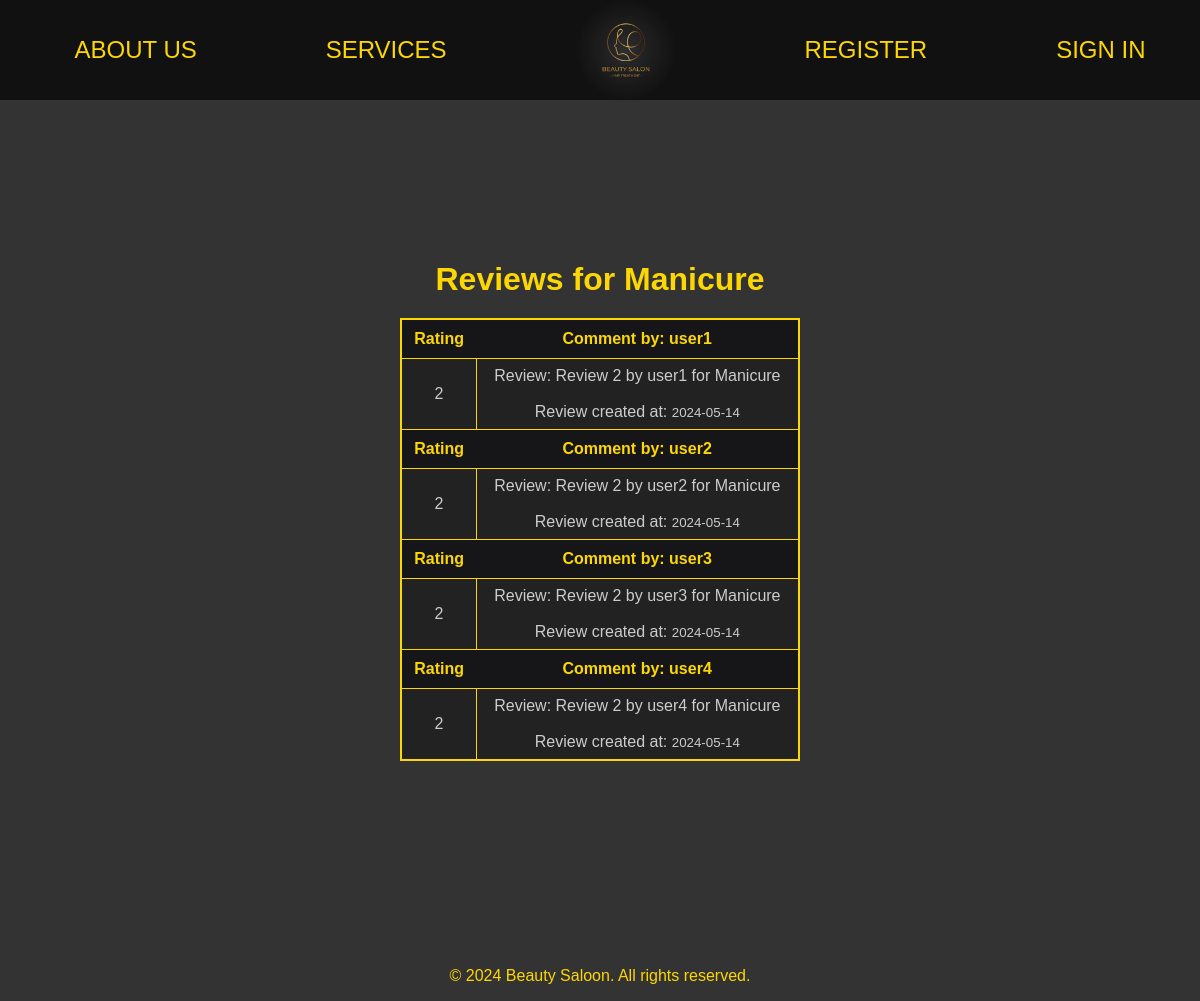
The page /reviews/2/ on the database as committed earlier.
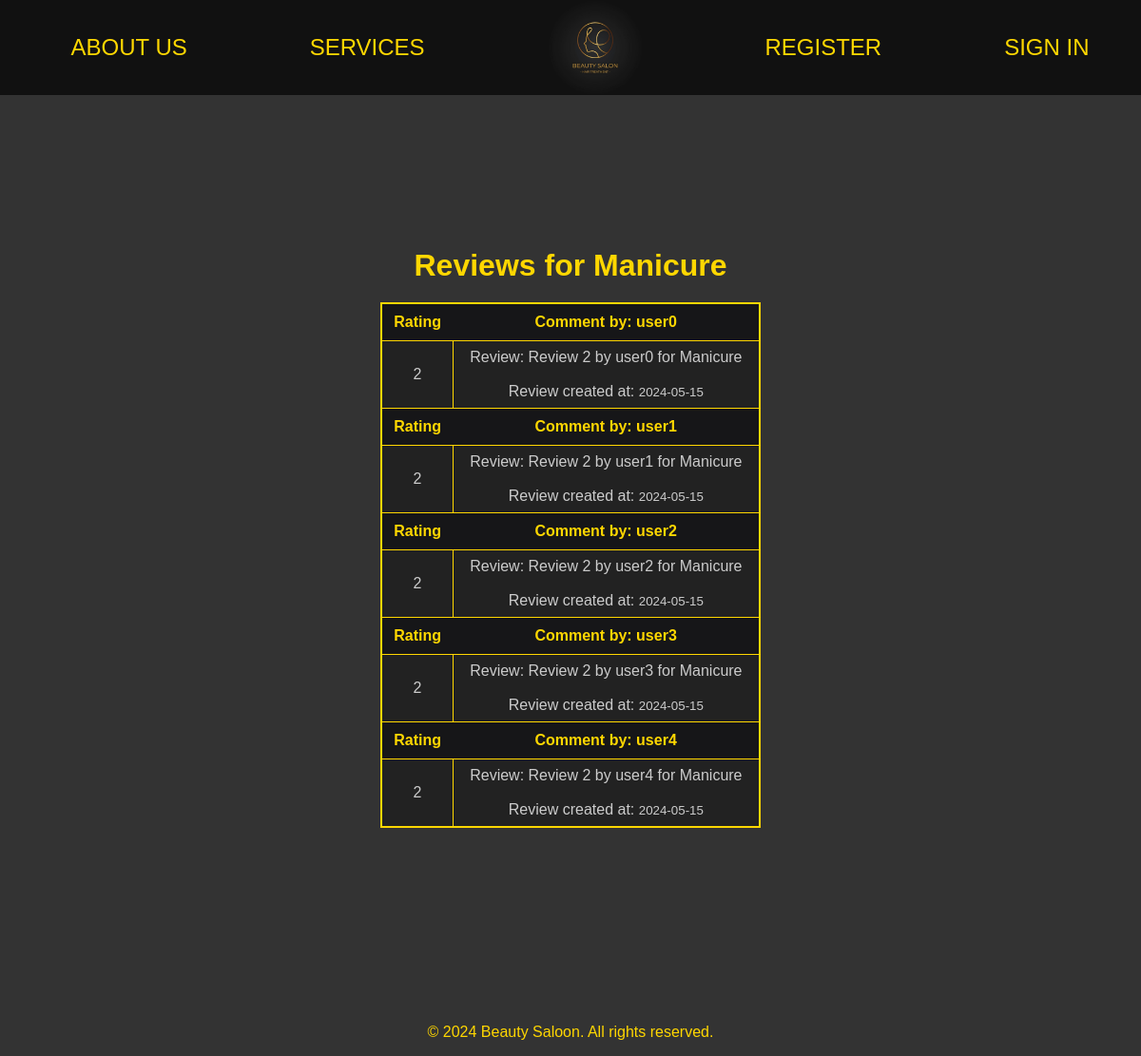
The same page on the database as committed later.
### booking/models.py (models this page shows, shortened)
class Service(models.Model):
    name = models.CharField(max_length=100)
    description = models.TextField()
    duration = models.DurationField()
    price = models.DecimalField(max_digits=6, decimal_places=2)

class Review(models.Model):
    booking = models.ForeignKey(Booking, on_delete=models.CASCADE)
    rating = models.IntegerField(default=1, choices=[(i, i) for i in range(1, 6)])
    comment = models.TextField()
    created_at = models.DateTimeField(auto_now_add=True)

class Booking(models.Model):
    customer = models.ForeignKey(Customer, on_delete=models.CASCADE)
    service = models.ForeignKey(Service, on_delete=models.CASCADE)
    service_provider = models.ForeignKey(ServiceProvider, on_delete=models.CASCADE)
    appointment_datetime = models.DateTimeField(
        default=timezone.now)  # TODO удалить default при релизе, нужен для заполнения бд командой
    created_at = models.DateTimeField(default=timezone.now)

class BaseProfile(models.Model):
    user = models.OneToOneField(User, on_delete=models.CASCADE)
    phone = models.CharField(max_length=20)
    birth_date = models.DateField(null=True, blank=True)
    class Meta:
        abstract = True

class Customer(BaseProfile):
    pass

### booking/views/review.py (the view)
# urls.py: path('reviews/<int:service_id>/', service_reviews, name='service_reviews'),
def service_reviews(request, service_id):
    service = get_object_or_404(Service, id=service_id)
    reviews = Review.objects.filter(booking__service=service).select_related('booking', 'booking__customer')
    return render(request, 'reviews.html', {'service': service, 'reviews': reviews})

### booking/templates/reviews.html
{% extends 'base.html' %}
{% block content %}
<div class="reviews-container">
    <h1>Reviews for {{ service.name }}</h1>
    <table>
        {% for review in reviews %}
        <tr>
            <th>Rating</th>
            <th><strong>Comment by: {{ review.booking.customer.user.username }}</strong><br></th>
        </tr>
        <tr>
            <td>{{ review.rating }}</td>
            <td>
                Review: {{ review.comment }}<br><br>
                Review created at: <small>{{ review.created_at|date:"Y-m-d" }}</small>
            </td>
        </tr>
        {% empty %}
            <h3>No reviews available.</h3>
        {% endfor %}
    </table>
</div>
{% endblock %}

### booking/templates/base.html (shortened to what this page needs)
<!DOCTYPE html>
{% load static %}
<html lang="en">
<head>
    <link rel="stylesheet" href="{% static 'css/style.css' %}">
</head>
<body>
<header>
    <nav class="nav-container">
        <ul class="navlist">
            <li><a href="{% url 'about_us' %}" class="nav-link">ABOUT US</a></li>
            <li><a href="{% url 'services' %}" class="nav-link">SERVICES</a></li>
            <li><a href="{% url 'main' %}" class="nav-link"><img src="{% static 'images/main_logo.png' %}"alt="Logo"></a></li>
            {% if request.user.is_authenticated %}
            {% if request.user.is_staff %}
            <li><a href="{% url 'manager_profile' %}" class="nav-link">MANAGER PROFILE</a></li>
            {% else %}
            <li><a href="{% url 'user_profile' %}" class="nav-link">PROFILE</a></li>
            {% endif %}
            <li><a href="{% url 'logout' %}" class="nav-link">LOGOUT</a></li>
            {% else %}
            <li><a href="{% url 'signup' %}" class="nav-link">REGISTER</a></li>
            <li><a href="{% url 'login' %}" class="nav-link">SIGN IN</a></li>
            {% endif %}
        </ul>
    </nav>
</header>
<main>
    {% block content %}
    {% endblock %}
</main>
<footer>
    <p>© 2024 Beauty Saloon. All rights reserved.</p>
</footer>
</body>
</html>

### booking/static/css/style.css (style rules this page uses)
body { margin: 0; font-family: 'Fira Sans', sans-serif; background-color: #333; color: #ccc; }
footer { color: gold; text-align: center; position: absolute; bottom: 0; width: 100%; }
main { padding: 200px; }
.nav-container { height: 100px; width: 100%; position: fixed; top: 0; left: 0; display: flex; align-items: center; justify-content: center; background-color: #111111; z-index: 1000; box-sizing: border-box; font-size: 24px; text-align: center; }
.nav-link img { width: 100%; height: 100px; object-fit: contain; }
.nav-container ul { display: flex; align-items: center; justify-content: center; list-style-type: none; margin: 0; padding: 0; }
.nav-container .nav-link, .nav-container .nav-button, .nav-container form { text-decoration: none; color: gold; margin-left: 20px; background-color: transparent; border: none; cursor: pointer; font-size: 24px; display: inline-flex; align-items: center; }
.navlist { display: flex; list-style: none; padding: 0; margin: 0; width: 100%; justify-content: space-around; }
.navlist li { flex-grow: 1; text-align: center; display: flex; justify-content: center; align-items: center; }
.reviews-container { width: 50%; margin: 20px auto; text-align: center; background-color: #333; color: #ccc; padding: 20px; }
.reviews-container table { width: 100%; margin: auto; border-collapse: collapse; border: 2px solid gold; }
.reviews-container th { text-align: center; border-bottom: 1px solid gold; padding: 10px; background-color: #161618; color: gold; }
.reviews-container td { padding: 8px; text-align: center; border: 1px solid gold; background-color: #222; }
.reviews-container h1 { margin-bottom: 20px; color: gold; }

Rows that differ between the two databases and show on the page:
now on this page (row edited): Review: booking.customer.user.username "user0", rating "2", comment "Review 2 by user0 for Manicure", created_at "2024-05-15"
changed Review "Review 2 by user1 for Manicure": created_at "2024-05-14" → "2024-05-15"
changed Review "Review 2 by user2 for Manicure": created_at "2024-05-14" → "2024-05-15"
changed Review "Review 2 by user3 for Manicure": created_at "2024-05-14" → "2024-05-15"
changed Review "Review 2 by user4 for Manicure": created_at "2024-05-14" → "2024-05-15"
